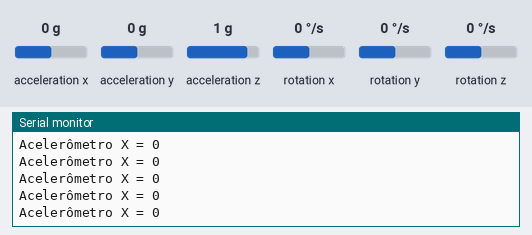
Simulated run of this sketch. Board: Arduino Uno, built with avr-gcc and run on an emulated ATmega328P. Shown: the last lines printed to the serial monitor. Wiring (inferred from the names in the program): MPU-6050 motion sensor at I2C address 0x68. The test bench sets the inputs (shaded band); at power-on: acceleration x 0 g, acceleration y 0 g, acceleration z 1 g, rotation x 0 °/s, rotation y 0 °/s, rotation z 0 °/s.

Above: at 1.2 s.
1.3 s: acceleration x set to -1.4 g
At 2.4 s:
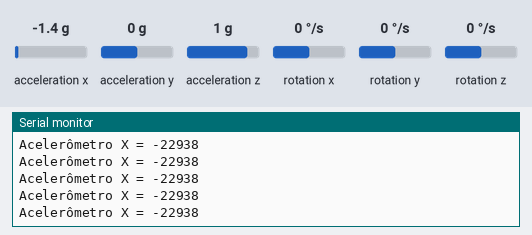
2.8 s: acceleration x set to 0 g
At 3.8 s:
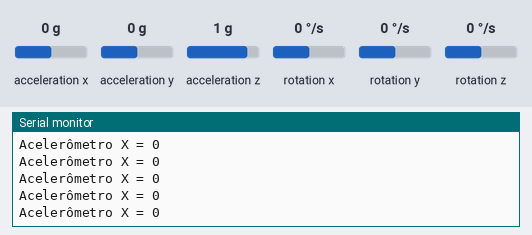
5.8 s: acceleration x set to 0.8 g
At 6.4 s:
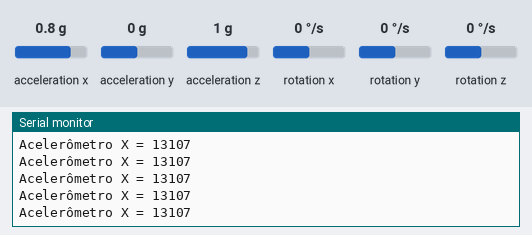
8.8 s: acceleration x set to -0.8 g
At 9.6 s:
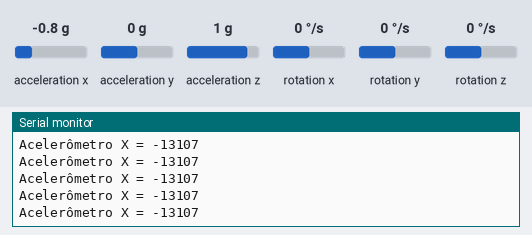
Timing chart, 0 to 10.2 s (numbered marks = the images above; inputs shaded):
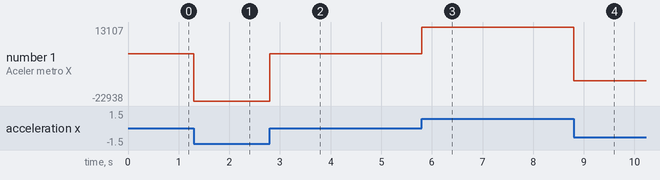

The sketch:

GIROSCOPIO_ACELEROMETRO.ino
```cpp
#include<Wire.h>

//Endereço em hexadecimal do sensor MPU 6050
const int ENDERECO_SENSOR=0x68;

int girX, girY, girZ, acelX, acelY, acelZ, temperatura;

void setup()
{
  Serial.begin(115200);

  //Inicializa a biblioteca Wire
  Wire.begin();
  Wire.beginTransmission(ENDERECO_SENSOR);
  Wire.write(0x6B);

  //Inicializa o sensor
  Wire.write(0);
  Wire.endTransmission(true);
}
void loop()
{
  //Começa uma transmissão com o sensor
  Wire.beginTransmission(ENDERECO_SENSOR);

  //Enfilera os bytes a ser transmitidos para o sensor
  //Começando com o registor 0x3B
  Wire.write(0x3B);  // starting with register 0x3B (ACCEL_XOUT_H)

  //Finaliza e transmite os dados para o sensor. O false fará com que seja enviado uma mensagem
  //de restart e o barramento não será liberado
  Wire.endTransmission(false);

  //Solicita os dados do sensor, solicitando 14 bytes, o true fará com que o barramento seja liberado após a solicitação
  //(o valor padrão deste parâmetro é true)
  Wire.requestFrom(ENDERECO_SENSOR, 14, true);

  //Armazena o valor dos sensores nas variaveis correspondentes
  acelX = Wire.read()<<8|Wire.read();  //0x3B (ACCEL_XOUT_H) & 0x3C (ACCEL_XOUT_L)
  acelY = Wire.read()<<8|Wire.read();  //0x3D (ACCEL_YOUT_H) & 0x3E (ACCEL_YOUT_L)
  acelZ = Wire.read()<<8|Wire.read();  //0x3F (ACCEL_ZOUT_H) & 0x40 (ACCEL_ZOUT_L)

  temperatura = Wire.read()<<8|Wire.read();  //0x41 (TEMP_OUT_H) & 0x42 (TEMP_OUT_L)

  girX = Wire.read()<<8|Wire.read();  //0x43 (GYRO_XOUT_H) & 0x44 (GYRO_XOUT_L)
  girY = Wire.read()<<8|Wire.read();  //0x45 (GYRO_YOUT_H) & 0x46 (GYRO_YOUT_L)
  girZ = Wire.read()<<8|Wire.read();  //0x47 (GYRO_ZOUT_H) & 0x48 (GYRO_ZOUT_L)

  //Printa o valor X do acelerômetro na serial
  Serial.print("Acelerômetro X = ");
  Serial.println(acelX);
 /*
  //Printa o valor Y do acelerômetro na serial
  Serial.print(" \tY = ");
  Serial.print(acelY);

  //Printa o valor Z do acelerômetro na serial
  Serial.print(" \tZ = ");
  Serial.println(acelZ);
*/

/*
  //Printa o valor X do giroscópio na serial
  Serial.print("Giroscópio X = ");
  Serial.print(girX);

  //Printa o valor Y do giroscópio na serial
  Serial.print(" \tY = ");
  Serial.print(girY);

//Printa o valor Z do giroscópio na serial
  Serial.print(" \tZ = ");
  Serial.println(girZ);
*/


  delay(2);
}
```

Measured:
- after the input at 1.3 s, the serial monitor: prints a new line at once (image 1)
- after the input at 5.8 s, the serial monitor: prints a new line at once (image 3)
- after the input at 8.8 s, the serial monitor: prints a new line at once (image 4)
- plotted number 1: 0 → -22938 after the input at 1.3 s, 0 → 13107 after the input at 5.8 s, 13107 → -13107 after the input at 8.8 s
